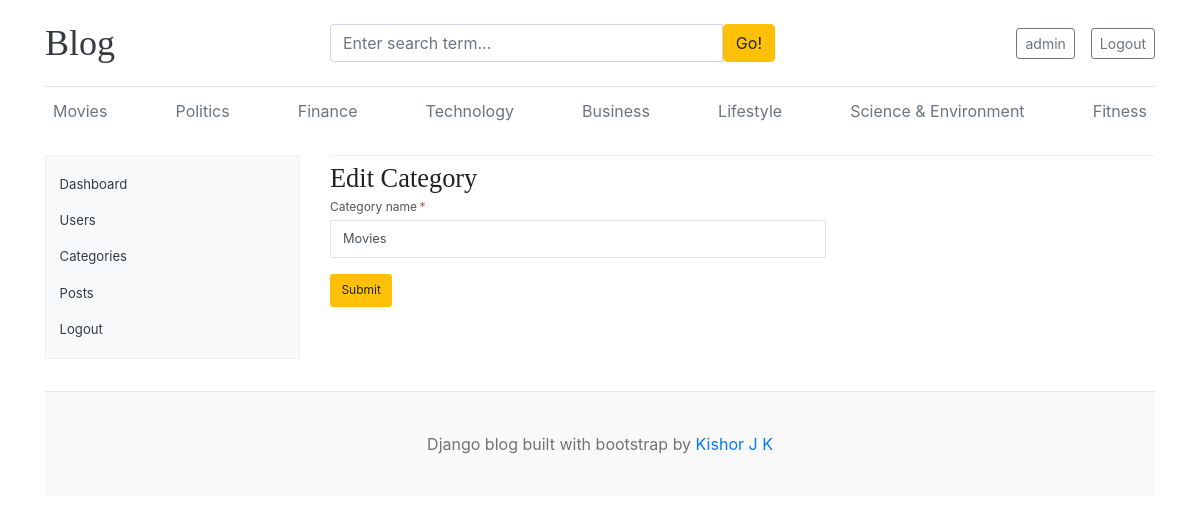
/dashboard/categories/edit_category/10/ (signed in), run on the app's committed database.
### blogs/models.py (models this page shows, shortened)
class Category(models.Model):
    category_name = models.CharField(max_length=50, unique=True)
    created_at = models.DateTimeField(auto_now_add=True)
    updated_at = models.DateTimeField(auto_now=True)
    class Meta:
        verbose_name_plural = 'Categories'

### assignments/models.py (models this page shows, shortened)
class Sociallinks(models.Model):
    platform_name = models.CharField(max_length=25)
    platform_url = models.URLField(max_length=200)
    created_at = models.DateTimeField(auto_now_add=True)
    updated_at = models.DateTimeField(auto_now=True)

### dashboards/views.py (the view)
# urls.py: path('categories/edit_category/<int:category_id>/', views.edit_category, name='edit_category'),
@login_required(login_url='login')
def edit_category(request, category_id):
    category = get_object_or_404(Category, id=category_id)
    form = CategoryForm(request.POST or None, instance=category)
    if request.method == 'POST' and form.is_valid():
        form.save()
        return redirect('categories')
    return render(request, 'dashboards/edit_category.html', {'form': form, 'category': category})

### dashboards/forms.py
class CategoryForm(forms.ModelForm):
    class Meta:
        model = Category
        fields = ['category_name']
        labels = {
            'category_name': 'Category name',
        }
        widgets = {
            'category_name': forms.TextInput(attrs={
                'class': 'form-control category-form-input',
                'autocomplete': 'off',
            }),
        }

### blogs/context_processors.py (called while the page is built)
def get_categories(request):
    categories = Category.objects.all()
    return {'categories': categories}

def get_social_links(request):
    social_links = Sociallinks.objects.all()
    return {'social_links': social_links}

### templates/dashboards/edit_category.html (shortened to what this page needs)
{% extends "base.html" %}
{% block content %}
<div class="dashboard-page row">
    <div class="col-md-3 mb-3">
        {% include 'dashboards/sidebar.html' %}
    </div>
    <div class="col-md-9">
        {% if perms.auth.change_category %}
        <section class="category-form-panel">
            <h1>Edit Category</h1>
            <form action="{% url 'edit_category' category.id %}" method="post" novalidate>
                <div class="form-group">
                    <label for="{{ form.category_name.id_for_label }}">Category name<span aria-hidden="true">*</span></label>
                    {{ form.category_name }}
                </div>
                <button type="submit" class="btn btn-warning category-submit-button">Submit</button>
            </form>
        </section>
        {% else %}
        <div class="alert alert-danger" role="alert">
            You do not have permission to edit categories.
        </div>
        {% endif %}
    </div>
</div>
{% endblock %}

### templates/base.html (shortened to what this page needs)
{% load static %}
<!DOCTYPE html>
<html lang="en">
<head>
    <link href="https://getbootstrap.com/docs/4.0/dist/css/bootstrap.min.css" rel="stylesheet">
    <link href="{% static 'css/blog.css' %}" rel="stylesheet">
    <link rel="stylesheet" href="https://cdnjs.cloudflare.com/ajax/libs/font-awesome/4.7.0/css/font-awesome.min.css">
  </head>
<body>
    <div class="container">
      <header class="blog-header py-3">
        <div class="row align-items-center">
          <div class="col-md-3 col-12 mb-2 mb-md-0">
            <a class="blog-header-logo text-dark" href="/">Blog</a>
          </div>
          <div class="col-md-5 col-12 mb-2 mb-md-0">
            <form action="{% url 'search' %}" method="get">
              <div class="input-group">
                <input class="form-control" type="text" name="keyword" placeholder="Enter search term..." aria-label="Enter search term..." aria-describedby="button-search" />
                <button type="submit" class="btn btn-warning" id="button-search">Go!</button>
              </div>
            </form>
          </div>
          <div class="col-md-4 col-12 d-flex justify-content-md-end justify-content-center align-items-center">
            {% if not user.is_authenticated %}
              <a class="btn btn-sm btn-warning mr-2" href="{% url 'login' %}">Sign In</a>
              <a class="btn btn-sm btn-outline-secondary" href="{% url 'register' %}">Create Account</a>
            {% else %}
              <a class="btn btn-sm btn-outline-secondary" href="{% url 'dashboard' %}">{{ user.username }}</a>
              <a class="btn btn-sm btn-outline-secondary" href="{% url 'logout' %}">Logout</a>
            {% endif %}
          </div>
        </div>
      </header>
      <div class="nav-scroller py-1 mb-2">
      <nav class="nav d-flex justify-content-between">
        {% for category in categories %}
          <a class="p-2 text-muted" href="{% url 'posts_by_category' category.id %}">
                {{ category.category_name }}
            </a>
        {% empty %}
            <p>No categories found.</p>
        {% endfor %}
      </nav>
      </div>
{% block content %}
{% endblock %}
<footer class="blog-footer">
  <p>Django blog built with bootstrap by
    {%if social_links %}
    {% for link in social_links %}
    {% if link.platform_name == 'Linkedin' %}
      <a href="{{ link.platform_url }}" target="_blank">Kishor J K</a></p>
    {% endif %}
    {% endfor %}
    {% endif %}
</footer>
</body>
</html>

### blog_main/static/css/blog.css (style rules this page uses)
.blog-header { border-bottom: 1px solid #e5e5e5; }
.blog-header-logo { font-family: "Playfair Display", Georgia, "Times New Roman", serif; font-size: 2.25rem; }
h1, h2, h3, h4, h5, h6 { font-family: "Playfair Display", Georgia, "Times New Roman", serif; }
.blog-footer { padding: 2.5rem 0; color: #727272; text-align: center; background-color: #f9f9f9; border-top: 0.05rem solid #e5e5e5; }
.blog-footer p:last-child { margin-bottom: 0; }
.dashboard-page { margin-top: 1.25rem; }
.category-form-panel { border-top: 1px solid #f0f0f0; padding: 0.45rem 0 1rem; }
.category-form-panel h1 { margin: 0 0 0.2rem; color: #222; font-size: 1.65rem; }
.category-form-panel form { max-width: 31rem; }
.category-form-panel label { display: block; margin-bottom: 0.25rem; color: #555; font-size: 0.75rem; }
.category-form-panel label span { color: #c84a4a; margin-left: 0.15rem; }
.category-form-input { border-color: #dfe2e5; border-radius: 0.15rem; height: 2.35rem; font-size: 0.8rem; }
.category-submit-button { border-radius: 0.15rem; font-size: 0.75rem; padding: 0.42rem 0.65rem; }

### data on the page
Category: category_name "Movies"
Category: category_name "Politics"
Category: category_name "Finance"
Category: category_name "Technology"
Category: category_name "Business"
Category: category_name "Lifestyle"
Category: category_name "Science & Environment"
Category: category_name "Fitness"

### other printed values
{{ user.username }} "admin"
